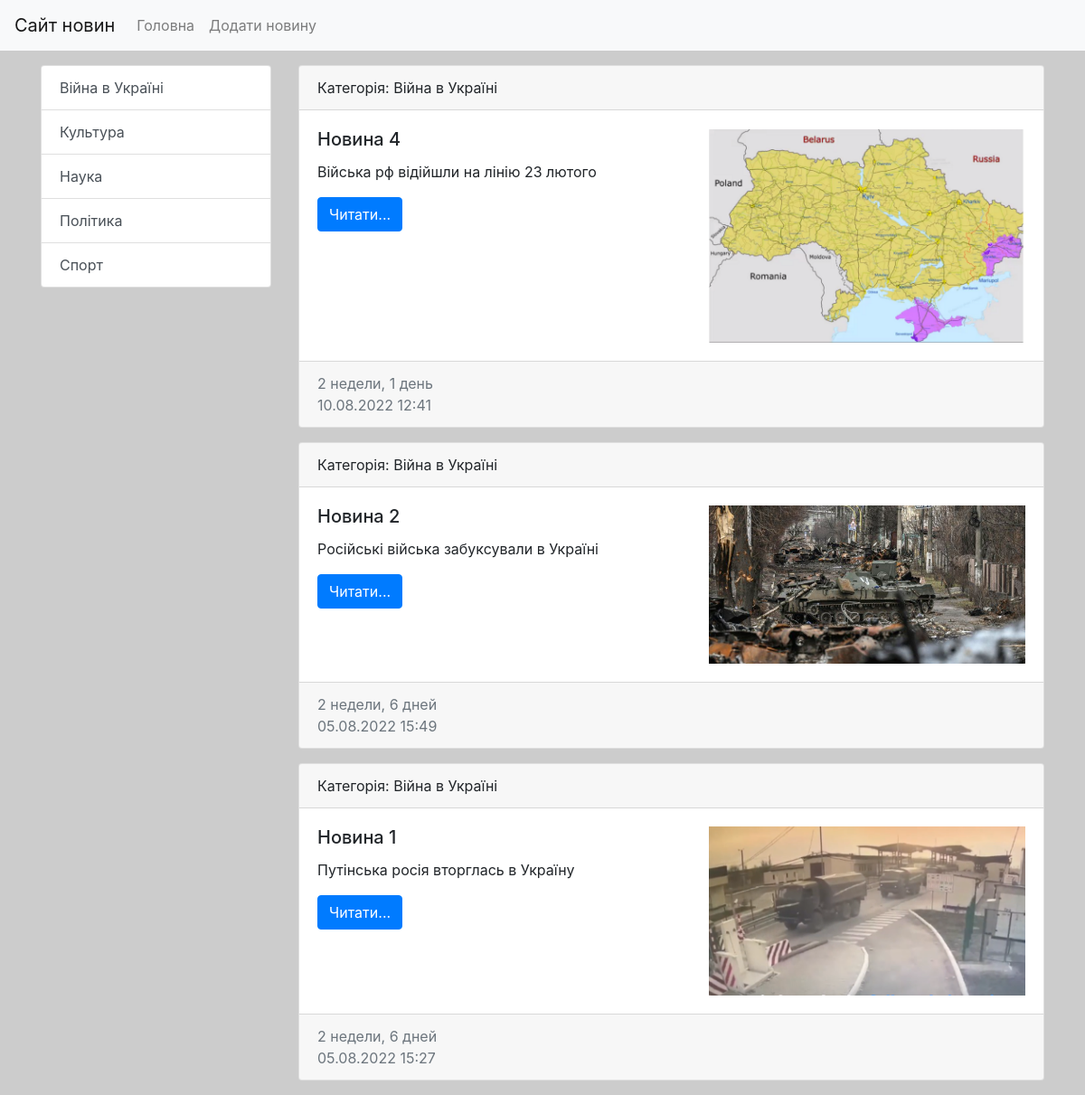
The page /category/5/ on the database its author committed.
### news/models.py (models this page shows, shortened)
class Category(models.Model):
    title = models.CharField(max_length=150, db_index=True, verbose_name='Назва категорії')
    def get_absolute_url(self):
        return reverse('category', kwargs={'category_id': self.pk})
    def __str__(self):
        return self.title
    class Meta:
        verbose_name = 'Категорія'
        verbose_name_plural = 'Категорії'
        ordering = ['title']

class News(models.Model):
    title = models.CharField(max_length=150, verbose_name='Заголовок')
    content = models.TextField(blank=True, verbose_name='Зміст')
    created_at = models.DateTimeField(auto_now_add=True, verbose_name='Створено')
    updated_at = models.DateTimeField(auto_now=True, verbose_name='Оновлено')
    photo = models.ImageField(upload_to='photos/%Y/%m/%d/', verbose_name='Фото', blank=True)
    is_published = models.BooleanField(default=True, verbose_name='Опубліковано')
    category = models.ForeignKey('Category', on_delete=models.PROTECT, verbose_name='Категорія')
    def get_absolute_url(self):
        return reverse('view_news', kwargs={'news_id': self.pk})
    class Meta:
        verbose_name = 'Новина'
        verbose_name_plural = 'Новини'
        ordering = ['-created_at']

### news/views.py (the view)
# urls.py: path('category/<int:category_id>/', get_category, name='category'),
def get_category(request, category_id):
    news = News.objects.filter(category_id=category_id)
    category = Category.objects.get(pk=category_id)
    return render(request, 'news/category.html', {'news': news, 'category': category})

### news/templatetags/news_tags.py (called while the page is built)
@register.inclusion_tag('news/list_categories.html')
def show_categories():
    categories = Category.objects.all()
    return {'categories': categories}

### news/templates/news/category.html (shortened to what this page needs)
{% extends 'base.html' %}
{% block sidebar %}
{% include 'inc/_sidebar.html' %}
{% endblock %}
{% block content %}
  {% for i in news %}
  <div class="card mb-3">
    <div class="card-header">
      Категорія: {{ i.category }}
    </div>
    <div class="card-body">
      <div class="media">
        <div class="media-body">
          <h5 class="card-title">{{ i.title }}</h5>
          <p class="card-text">{{ i.content }}</p>
          <a href="{{ i.get_absolute_url }}" class="btn btn-primary">Читати...</a>
        </div>
        {% if i.photo %}
        <img class="ml-3" src="{{ i.photo.url }}" alt="" width="350">
        {%endif%}
      </div>
    </div>
    <div class="card-footer text-muted">
      {{ i.created_at|timesince}} <br>
      {{ i.created_at|date:"d.m.Y H:i"}}
    </div>
  </div>
  {% endfor %}
{% endblock %}

### news/templates/news/list_categories.html
<div class="list-group">
    {% for item in categories %}
    <a href="{{ item.get_absolute_url }}" class="list-group-item list-group-item-action">{{ item.title }}</a>
    {% endfor %}
</div>

### july_project/static/css/style.css (style rules this page uses)
body { background-color: #ccc; }

### rows shown on the page
Category: title "Війна в Україні"
Category: title "Культура"
Category: title "Наука"
Category: title "Політика"
Category: title "Спорт"
News: category "Війна в Україні", title "Новина 4", content "Війська рф відійшли на лінію 23 лютого", photo (picture), created_at "2 недели, 1 день", created_at "10.08.2022 12:41"
News: category "Війна в Україні", title "Новина 2", content "Російські війська забуксували в Україні", photo (picture), created_at "2 недели, 6 дней", created_at "05.08.2022 15:49"
News: category "Війна в Україні", title "Новина 1", content "Путінська росія вторглась в Україну", photo (picture), created_at "2 недели, 6 дней", created_at "05.08.2022 15:27"
